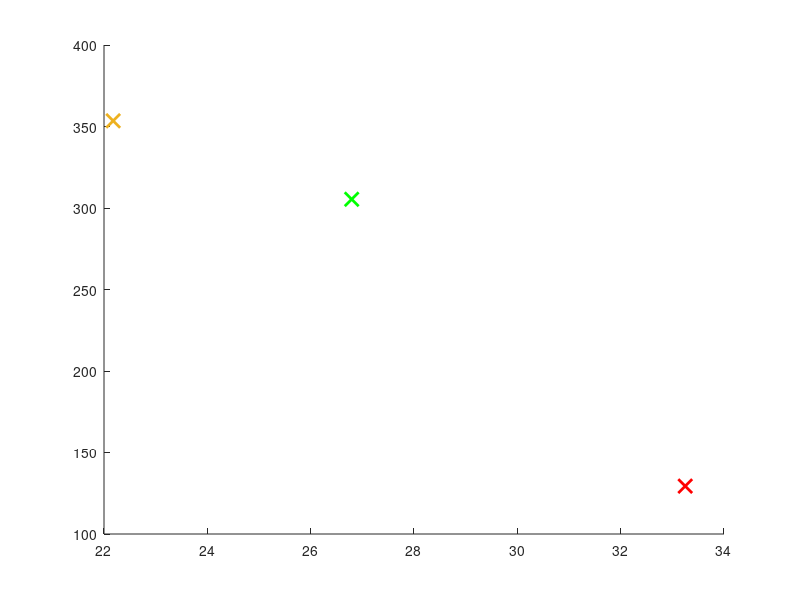

Write MATLAB code to recreate this figure. (Note: this script raises an error after producing the figure.)
clc
clear
close all

% Weight & Balance Estimation for Transport Aircraft

% Variable Definitions:
mac=7.4;
A = 8.77; %- Wing aspect ratio (unitless)
Ah = 5.8; %- Horizontal tailplane aspect ratio (unitless)
Av = 2*1.6; %- Vertical tailplane aspect ratio (unitless)
Afc = 3887.9244; %- Cargo hold floor area (ft^2), set to 0 initially, replace with actual value
Bw = 213.2; %- Wing span (ft), set to 0 initially, replace with actual value
Bh = 51; % - Horizontal tailplane span (ft)
D = 20.8; %- Maximum fuselage diameter (ft), set to 0 initially, replace with actual value
Fw = 14.7638; %- Fuselage width at horizontal tail intersection (ft), set to 0, replace as needed
HtHv = 0; % - Location of horizontal tailplane on vertical tail (0 for fuselage-mounted, 1 for T-tail)
Kbuf = 5.68; %- Factor for range; 1.02 for short ranges, 5.68 for very long ranges
Kdoor = 1; %- Door factor, 1.0 if no cargo door, 1.06 for one side cargo door, 1.12 for aft clamshell
Klav = 1.11; %- Lavatory factor, 1.11 for long range, 0.31 for short range, 3.9 for business jets
KLg = 1.12; % - Landing gear factor, 1.12 if fuselage mounted, 1.0 otherwise
Kmp = 1; %- Kneeling main gear factor, 1.126 for kneeling gear, 1.0 otherwise
Kng = 1.017; %- Nacelle factor, 1.017 for pylon mounted nacelle, 1.0 otherwise
Knp = 1; %- Nose gear factor, 1.15 for kneeling nose gear, 1.0 otherwise
Kr = 1; %      - Engine factor, 1.133 for reciprocating engines, 1.0 otherwise
Ktp = 1; %- Turboprop factor, 0.793 for turboprop, 1.0 otherwise
Kuht = 1; %- Factor for all-moving tail, 1.143 for all-moving, 1.0 otherwise
L = 246.063; %- Fuselage structural length (ft), to be assigned
La = 404; %       - Electrical routing distance; generators to avionics to cockpit (ft)
Lec = 266; %        - Engine controls routing distance; engine to cockpit - total if multi-engine (ft)
Lf = 264.4357; %- Total fuselage length (ft)
Lht = 106.6; %    - Length from wing aerodynamic center to horizontal tail aerodynamic center (ft)
Lm = 160; %         - Main landing gear length (inches)
Ln = 120; %         - Nose landing gear length (inches)
Lvt = 103.6; %    - Length from wing aerodynamic center to vertical tail aerodynamic center (ft)
Ky = 0.238 * Lht; % - Aircraft pitching radius of gyration, approx. 0.3*Lht (ft)
Kz = Lvt; % - Aircraft yaw radius of gyration, approx. Lvt (ft)
Nc = 12; %       - Number of crew, typically set as required by the design
Nen = 4; %     - Number of engines
Nf = 5; %     - Number of control functions, typically 4-7
Ngear = 2.85; % - Gear load ratio, typically 2.7-3 for commercial aircraft
Ngen = 5; %    - Number of generators, typically equal to Nen
Nl = 1.5 * Ngear; %    - Ultimate landing gear load factor, typically 1.5*Ngear
NLt = 17.4; %- Nacelle length (ft)
Nm = 1; % - Number of mechanical functions performed by controls, usually 0-2
Nmss = 4; %       - Number of main gear shock struts
Nmw = 16; %     - Number of main wheels
Nnw = 2; %     - Number of nose wheels
Np = 516; % - Total number of persons onboard (crew + passengers)
Nseat = 516; %- Number of seats of given type
Nt = 5; % - Total number of fuel tanks
Nw = 6.9; % - Nacelle width (ft)
Nz = 1.5*2.5; %- Ultimate load factor, typically 1.5 * limit load factor
Rkva = 50; % - Electrical system rating, usually 40-60 kVA for transports
Scs = 540; %    - Total control surface area (ft^2)
Scsw = 530; %   - Area of wing-mounted control surfaces (ft^2)
Se = 100; %    - Elevator area (ft^2)
Sf = 37027; %- Fuselage wetted area (ft^2)
Sht = 1039.8; %     - Horizontal tailplane area (ft^2)
Sn = 650; %     - Nacelle wetted area (ft^2)
Sw = 5188.2; %- Reference wing area (ft^2)
Svt = 433.6; %      - Vertical tailplane area (ft^2)
tc_root = 0.14; %- Wing root thickness-to-chord ratio
tc_rootv = 0.12; %- Vertical tailplane root thickness-to-chord ratio
Vi = 59438.7; %- Integral fuel tank volume (gal)
Vp = 0; % - Self-sealing tank volume (gal)
Vpr = 150000; %     - Volume of pressurized sections (ft^3)
Vs = 231.6; %- Landing stall speed (ft/s)
Vt = Vi +Vp; %- Total volume of fuel tanks (gal)
WAPU = 500; %- Uninstalled APU weight (lb)
Wc = 0; % - Maximum cargo weight (lb)
Wdg = 779200; % - Design gross weight (lb)
Wen = 13552; %- Engine weight (lb)
Wenc = 19841.6; %- Weight of engine and contents (lb)
Wl = Wdg * 0.85; %- Landing design gross weight (lb)
Wseat = 13; %- Weight of single seat (lb)
Wuav = 1100; % - Uninstalled avionics weight, typically 800-1400 lb
lambda = 0.25; %- Wing taper ratio
Lambda = 0.464; %- Wing quarter chord sweep angle (radians)
Lambda_ht = 0.26; %- Horizontal tailplane quarter chord sweep (radians)
Lambda_vt = 0.26; %- Vertical tailplane quarter chord sweep (radians)
g = 32.18504;
Iy = Wdg * Ky ^ 2 / g; %- Pitching moment of inertia (lb*ft^2), approximated as Wo*Ky^2/g
Kws = 0.75 * ((1 + 2 * lambda) / (1 + lambda)) * Bw * tan(Lambda) / L; % - Wing sweep factor, calculated as 0.75 * [(1 + 2*lambda)/(1 + lambda)] * Bw * tan(Lambda) / L

% % Default values for unspecified variables (set to zero, modify as needed):
% A = 0; % Wing aspect ratio
% Ah = 0; % Horizontal tailplane aspect ratio
% Av = 0; % Vertical tailplane aspect ratio
% Bw = 0; % Wing span in ft
% D = 0; % Fuselage diameter in ft
% % ... Continue initializing all variables used in equations as above

% Begin Calculations
% 1. Aircraft Wing Weight
% Wdg = 0; % Design gross weight, replace with actual value
% Nz = 0; % Ultimate load factor, typically 1.5 * limit load factor
% Sw = 0; % Reference wing area, replace with actual value
% A = 0; % Aspect ratio of the wing
% lambda = 0; % Wing taper ratio
% Scsw = 0; % Area of wing-mounted control surfaces
% Lambda = 0; % Wing quarter chord sweep (radians)
% tc_root = 0; % Wing root thickness-to-chord ratio


% Equation for Wing Weight (Ww)
CGw = 35; % Wing CG location (m)
Zw = -1.83;
Ww = 1.05 * (0.78 * 0.0051 * (Wdg * Nz) ^ 0.557 * Sw ^ 0.649 * A ^ 0.5 * (1 + lambda) ^ 0.1 * ...
    Scsw ^ 0.1 )/ (cos(Lambda) * (tc_root) ^ 0.4); % Wing Weight
% Comment: Replace variables with actual values as needed.

% engine weight
CGeng = CGw - 0.7;
Zeng = -4.5;
W_engines = Nen * Wen;

% 2. Horizontal Tailplane Weight (Wht)
% Kuht = 1; % Factor for all-moving tail, typically 1.143 for all-moving, 1.0 otherwise
% Sht = 0; % Horizontal tailplane area in ft^2
% Ky = 0; % Aspect ratio of the horizontal tail
% Fw = 0; % Fuselage width at horizontal tail intersection
% Bh = 0; % Horizontal tailplane span in ft
% Lht = 0; % Length from wing aerodynamic center to horizontal tail aerodynamic center
% Lambda_ht = 0; % Horizontal tail quarter-chord sweep (radians)
CGht = 72.1;
Zht = 1.55;
Wht = 1.05 * 0.75 * 0.0379 * Kuht * Wdg ^ 0.639 * Nz ^ 0.1 * Sht ^ 0.75 * Ky ^ 0.704 * ...
    Ah ^ 0.166 * (1 + Se / Sht) ^ 0.1 / ((1 + Fw / Bh) ^ 0.25 * Lht * cos(Lambda_ht));
% Comment: Replace with actual values for Wht calculation.

% 3. Vertical Tailplane Weight (Wvt)
% HtHv = 0; % Location factor, 0.0 for fuselage mounted, 1.0 for T-tail
% Svt = 0; % Vertical tailplane area in ft^2
% Av = 0; % Vertical tailplane aspect ratio
% Lvt = 0; % Length from wing aerodynamic center to vertical tail aerodynamic center
% Lambda_vt = 0; % Vertical tail quarter-chord sweep (radians)
% tc_rootv = 0; % Vertical tail root thickness-to-chord ratio
CGvt = 71.1;
Zvt = 4.64;
Wvt = 1.05 * 0.75 * 0.0026 * (1 + HtHv) ^ 0.225 * Wdg ^ 0.556 * Nz ^ 0.536 * Svt ^ 0.5 * ...
    Kz ^ 0.875 * Av ^ 0.35 / (Lvt ^ 0.5 * cos(Lambda_vt) * (tc_rootv) ^ 0.5);
% Comment: Replace variables for accurate vertical tail weight estimation.

% Continue defining
% Continue defining remaining equations based on the document

% 4. Fuselage Weight (Wfus)
% Sf = 0; % Fuselage wetted area (ft^2)
% L_D = 0; % Lift-to-drag ratio, typically 10-20 for transport aircraft
CGfus = L * 0.435 / 3.281;
Zfus = 0;
Wfus = 1.05 * 0.85 * 0.3280 * Kdoor * KLg * (Wdg * Nz) ^ 0.5 * L ^ 0.25 * Sf ^ 0.302 * ...
    (1 + Kws) ^ 0.04 * (L/D) ^ 0.1;
% Comment: Replace variables with actual values for fuselage weight.

% 5. Main Landing Gear Weight (Wmlg)
% Lm = 0; % Main landing gear length (inches)
% Nmss = 0; % Number of main gear shock struts
% Nmw = 0; % Number of main wheels
% Vs = 0; % Landing stall speed (ft/s)
CGmlg = 43;
Zmlg = -6.33;
Wmlg = 1.05 * 0.88 * 0.0106 * Kmp * Wl ^ 0.888 * Nl ^ 0.25 * Lm ^ 0.4 *Nmw^0.321 * Vs ^ 0.1 / (Nmss ^ 0.5);
% Comment: Replace values for main landing gear weight.

% 6. Nose Landing Gear Weight (Wnlg)
% Ln = 0; % Nose landing gear length (inches)
% Nnw = 0; % Number of nose wheels
CGnlg = 7;
Znlg = -6.33;
Wnlg = 1.05 * 0.88 * 0.032 * Knp * Wl ^ 0.646 * Nl ^ 0.2 * Ln ^ 0.5 * Nnw ^ 0.45;
% Comment: Replace variables with actual values for nose landing gear weight.

% 7. Nacelle Weight (Winl)
% NLt = 0; % Nacelle length (ft)
% Nw = 0; % Nacelle width (ft)
% Wenc = 0; % Weight of engine and contents (lb)
% Sn = 0; % Nacelle wetted area (ft^2)
CGinl = CGw - 1.4;
Zinl = Zeng;
Winl = 1.05 * 0.85 * 0.6724 * Kng * NLt ^ 0.1 * Nw ^ 0.294 * Nz ^ 0.119 * Wenc ^ 0.611 *Nen^0.984* Sn ^ 0.224;
% Comment: Replace values for nacelle weight.

% 8. Engine Controls Weight (Wec)
% Lec = 0; % Engine control routing distance (ft)
CGec = CGeng;
Zec = Zeng;
Wec = 5 * Nen + 0.8 * Lec;
% Comment: Weight of engine controls; set Nen and Lec as needed.

% 9. Engine Starter Weight (Wes)
% Wen = 0; % Engine weight (lb)
CGes = CGeng;
Zes = Zeng;
Wes = 49.19 * (Nen * Wen / 1000) ^ 0.541;
% Comment: Engine starter weight; specify engine weight and number of engines.

% 10. Fuel System Weight (Wfs)
% Vt = 0; % Total volume of fuel tanks (gal)
% Nt = 0; % Number of fuel tanks
% Vp = 0; % Self-sealing tank volume (gal)
% Vi = 0; % Integral fuel tank volume (gal)
CGfs = CGeng + 0.1;
Zfs = -2.01;
Wfs = 2.405 * Vt ^ 0.606 * Nt ^ 0.5 * (1 + Vp / Vt) / (1 + Vi / Vt);
% Comment: Fuel system weight; define fuel volumes and tank counts.

% 11. Flight Controls Weight (Wfc)
% Scs = 0; % Total control surface area (ft^2)
% Iy = 0; % Pitching moment of inertia (lb*ft^2), usually ≈ Wdg * Ky^2 / g
% Nm = 0; % Number of mechanical functions performed by controls
CGfc = 50;
Zfc = -1;
Wfc = 145.9 * Nf ^ 0.554 * Scs ^ 0.2 * (Iy * 1e-6) ^ 0.07 / (1 + Nm / Nf);
% Comment: Flight controls weight; specify control surface area and inertia.

% 12. Installed APU Weight (WAPUinst)
% WAPU = 0; % Uninstalled APU weight (lb)
CGapu = 75;
Zapu = 1.34;
WAPUinst = 2.2 * WAPU;
% Comment: Installed APU weight; specify WAPU.

% 13. Instruments Weight (Winstr)
% Kr = 1; % Engine type factor, 1.133 for reciprocating engines, 1.0 otherwise
% Ktp = 1; % Turboprop factor, 0.793 for turboprop, 1.0 otherwise
CGinstr = 4;
Zinstr = 0;
Winstr = 4.509 * Kr * Ktp * Nc ^ 0.541 * Nen * (Lf + Bw) ^ 0.5;
% Comment: Instrument weight; define factors, number of crew, and dimensions.

% 14. Hydraulic System Weight (Whydr)
CGhydr = 50;
Zhydr = -1;
Whydr = 0.2673 * Nf * (Lf + Bw) ^ 0.937;
% Comment: Hydraulic system weight; replace Nf, Lf, Bw as needed.

% 15. Electrical System Weight (Wel)
% Rkva = 0; % System electrical rating (kVA)
CGel = 45;
Zel = -1;
Wel = 7.291 * Rkva ^ 0.782 * La ^ 0.346 * Ngen ^ 0.1;
% Comment: Electrical system weight; set electrical rating and routing distance.

% 16. Avionics Weight (Wav)
% Wuav = 0; % Uninstalled avionics weight, typically 800-1400 lb
CGav = 5;
Zav = 0;
Wav = 1.73 * Wuav ^ 0.983;
% Comment: Avionics weight; specify Wuav.

% 17. Furnishings Weight (Wfurn)
% Nseat = 0; % Number of seats
% Wseat = 0; % Weight of single seat, e.g., 60 lb for flight deck, 32 lb for passenger
% Klav = 0; % Lavatory factor
% Kbuf = 0; % Buffer factor for furnishings
CGfurn = CGfus;
Zfurn = 1;
Wfurn = 0.0577 * Nc ^ 0.1 * Wc ^ 0.393 * Sf ^ 0.75 + Nseat * Wseat + Klav * Np ^ 1.33 + Kbuf * Np ^ 1.12;
% Comment: Furnishings weight; define seating and comfort parameters.

% 18. Air-Conditioning Weight (Wac)
% Vpr = 0; % Volume of pressurized sections (ft^3)
CGac = CGfus;
Zac = 2.5;
Wac = 62.36 * Np ^ 0.25 * (Vpr * 1e-3) ^ 0.604 * Wuav ^ 0.1;
% Comment: Air-conditioning weight; specify volumes and number of persons.

% 19. Anti-Icing System Weight (Wai)
CGai = CGw - 1;
Zai = Zw;
Wai = 0.002 * Wdg;
% Comment: Anti-icing system weight; set Wdg.

% 20. Handling Gear Weight (Whg)
CGwhg = 0;
Whg_civilian = 0; % Civilian handling gear weight
% Afc = 0; % Cargo hold floor area (ft^2)
CGmil = 35;
Whg_military = 0; % Military handling gear weight

% add thrust reverser effects
W_engines = W_engines + 0.3 * Winl;

% Final output
% Display calculated weights for verification:
disp(['Wing Weight (Ww): ', num2str(Ww*0.453592)]);
disp(['Horizontal Tailplane Weight (Wht): ', num2str(Wht*0.453592)]);
disp(['Vertical Tailplane Weight (Wvt): ', num2str(Wvt*0.453592)]);
disp(['Fuselage Weight (Wfus): ', num2str(Wfus*0.453592)]);
disp(['Main Landing Gear Weight (Wmlg): ', num2str(Wmlg*0.453592)]);
disp(['Nose Landing Gear Weight (Wnlg): ', num2str(Wnlg*0.453592)]);
disp(['Nacelle Weight (Winl): ', num2str(Winl*0.453592)]);
disp(['Engine Controls Weight (Wec): ', num2str(Wec*0.453592)]);
disp(['Engine Starter Weight (Wes): ', num2str(Wes*0.453592)]);
disp(['Fuel System Weight (Wfs): ', num2str(Wfs*0.453592)]);
disp(['Flight Controls Weight (Wfc): ', num2str(Wfc*0.453592)]);
disp(['Installed APU Weight (WAPUinst): ', num2str(WAPUinst*0.453592)]);
disp(['Instruments Weight (Winstr): ', num2str(Winstr*0.453592)]);
disp(['Hydraulic System Weight (Whydr): ', num2str(Whydr*0.453592)]);
disp(['Electrical System Weight (Wel): ', num2str(Wel*0.453592)]);
disp(['Avionics Weight (Wav): ', num2str(Wav*0.453592)]);
disp(['Furnishings Weight (Wfurn): ', num2str(Wfurn*0.453592)]);
disp(['Air-Conditioning Weight (Wac): ', num2str(Wac*0.453592)]);
disp(['Anti-Icing System Weight (Wai): ', num2str(Wai*0.453592)]);
disp(['Civilian Handling Gear Weight (Whg_civilian): ', num2str(Whg_civilian*0.453592)]);
disp(['Military Handling Gear Weight (Whg_military): ', num2str(Whg_military*0.453592)]);
disp(['Engine Weight (W_engines): ', num2str(W_engines*0.453592)]);

% get total weight
Wtotal = Ww + Wht + Wvt + Wfus + Wmlg + Wnlg + Winl + Wec + Wes + Wfs + ...
    Wfc + WAPUinst + Winstr + Whydr + Wel + Wav + Wfurn + Wac + Wai + ...
    Whg_civilian + Whg_military + W_engines;

Wtotal_tons = Wtotal / 2204;
disp(Wtotal_tons)

disp(['Total Weight (empty): ', num2str(Wtotal_tons), ' tons']);

% get cg
CGtotal = (Ww * CGw + Wht * CGht + Wvt * CGvt + Wfus * CGfus + Wmlg * CGmlg + ...
    Wnlg * CGnlg + Winl * CGinl + Wec * CGec + Wes * CGes + Wfs * CGfs + ...
    Wfc * CGfc + WAPUinst * CGapu + Winstr * CGinstr + Whydr * CGhydr + ...
    Wel * CGel + Wav * CGav + Wfurn * CGfurn + Wac * CGac + Wai * CGai + ...
    Whg_civilian * CGwhg + Whg_military * CGmil + W_engines * CGeng) / Wtotal;

disp(['Total x_cg (empty): ', num2str(CGtotal), ' m']);

% get z center of gravity

ZCGtotal = (Ww * Zw + Wht * Zht + Wvt * Zvt + Wfus * Zfus + Wmlg * Zmlg + ...
    Wnlg * Znlg + Winl * Zinl + Wec * Zec + Wes * Zes + Wfs * Zfs + ...
    Wfc * Zfc + WAPUinst * Zapu + Winstr * Zinstr + Whydr * Zhydr + ...
    Wel * Zel + Wav * Zav + Wfurn * Zfurn + Wac * Zac + Wai * Zai) / Wtotal;

disp(['Total z_cg (empty): ', num2str(ZCGtotal), ' m']);

% add fuel, pax, luggage
Wfuel = 176; % tons
Wpax = 38.7; % tons
Wluggage = 9.42; % tons

Wtotal_full = Wtotal_tons + Wfuel + Wpax + Wluggage;
disp(['Total Weight (full): ', num2str(Wtotal_full), ' tons']);


% get cg
CGfuel = CGfs; % m
CGpax = CGfus; % m
CGluggage = CGfus; % m
Zfuel = Zfs;
Zpax = 0.5;
Zluggage = -0.5;


%==================== FUEL TANK DISTRIBUTION ==============================
CG_iwtank = CGw - 39.6 + 36.553; % inner wing tank xcg (m)
CG_ftank = CGw - 39.6 + 33.39 + 5; % fuselage tank xcg (m)
CG_owtank = CGw - 39.6 + 42.01; % outer wing tank xcg (m)
CG_trimtank = 73; % trim tank xcg (m)

W_iwtank = 55.5; % inner wing tank fuel mass (tons)
W_ftank = 44.2; % fuselage tank fuel mass (tons)
W_owtank = 76.4; % outer wing tank fuel mass (tons)
W_trimtank = 0; % trim tank fuel mass (tons)

CG_fore = (CG_iwtank * W_iwtank + CG_ftank * W_ftank) / (W_iwtank + W_ftank);
W_fore = (W_iwtank + W_ftank);

CGfuel = (CG_iwtank * W_iwtank + CG_ftank * W_ftank + CG_owtank *...
    W_owtank + CG_trimtank * W_trimtank) / (W_iwtank + W_ftank...
    + W_owtank + W_trimtank);

CG_fuelled_front = (Wtotal_tons * CGtotal + W_fore * CG_fore + Wpax...
    * CGpax + Wluggage * CGluggage) / (Wtotal_tons + W_fore + Wpax + Wluggage);

CG_fuelled_aft = (Wtotal_tons * CGtotal + W_owtank * CG_owtank + Wpax...
    * CGpax + Wluggage * CGluggage) / (Wtotal_tons + W_owtank + Wpax + Wluggage);

CGtotal_full = (Wtotal_tons * CGtotal + (Wfuel+W_trimtank) .* CGfuel + Wpax * CGpax...
    + Wluggage * CGluggage) ./ (Wtotal_full + W_trimtank);
disp(['Total CG (full): ', num2str(CGtotal_full), ' m']);

CGempty_trimtank = (Wtotal_tons * CGtotal + W_trimtank * CG_ftank)...
    / (Wtotal_tons + W_trimtank);

zCGtotal_full = (Wtotal_tons * ZCGtotal + Wfuel * Zfuel + Wpax * Zpax...
    + Wluggage * Zluggage) / (Wtotal_full + W_trimtank);
disp(['Total z_cg (full): ', num2str(zCGtotal_full), ' m']);

%plotting the CG envelope

%%cruise start
W_cruise_start= Wtotal_tons + 0.97*0.985*Wfuel + Wpax + Wluggage;
CG_cruise_start= (Wtotal_tons * CGtotal + 0.97*0.985*Wfuel * CGfuel + Wpax...
    * CGpax + Wluggage * CGluggage) / W_cruise_start;
disp(['Total CG (cruise start): ', num2str(CG_cruise_start), ' m']); %operational region

%%with passengers
W_owtank_remaining=  W_owtank - (Wfuel-( 0.97*0.985* Wfuel));
W_cruise_start_fore= Wtotal_tons + W_owtank_remaining + Wpax + Wluggage + W_trimtank + W_fore;
CG_cruise_start_fore= (Wtotal_tons * CGtotal + (W_owtank_remaining * CG_owtank) + W_iwtank * CG_iwtank +(W_ftank * CG_ftank) + Wpax * CGpax + Wluggage * CGluggage) / W_cruise_start_fore;
disp(['Total CG (cruise start fore): ', num2str(CG_cruise_start_fore), ' m']); %assuming asymmetric fuel burn

W_iwtank_remaining= W_iwtank - (Wfuel-(0.97*0.985* Wfuel));
W_cruise_start_aft = Wtotal_tons + Wpax + Wluggage + W_trimtank + W_iwtank_remaining + W_owtank + W_ftank;
CG_cruise_start_aft= (Wtotal_tons * CGtotal + W_iwtank_remaining*CG_iwtank + W_owtank * CG_owtank + W_ftank * CG_ftank + Wpax * CGpax + Wluggage * CGluggage) / W_cruise_start_aft;
disp(['Total CG (cruise start aft): ', num2str(CG_cruise_start_aft), ' m']); %assuming asymmetric fuel burn

%%without passengers
W_owtank_remaining=  W_owtank - (Wfuel-( 0.97*0.985* Wfuel));
W_cruise_start_fore_nopax= Wtotal_tons + W_owtank_remaining + W_trimtank + W_fore;
CG_cruise_start_fore_nopax= (Wtotal_tons * CGtotal + (W_owtank_remaining * CG_owtank) + W_iwtank * CG_iwtank +(W_ftank * CG_ftank) )/ W_cruise_start_fore_nopax;
disp(['Total CG (cruise start fore_nopax): ', num2str(CG_cruise_start_fore_nopax), ' m']); %assuming asymmetric fuel burn

W_iwtank_remaining= W_iwtank - (Wfuel-(0.97*0.985* Wfuel));
W_cruise_start_aft_nopax = Wtotal_tons + W_trimtank + W_iwtank_remaining + W_owtank + W_ftank;
CG_cruise_start_aft_nopax= (Wtotal_tons * CGtotal + W_iwtank_remaining*CG_iwtank + W_owtank * CG_owtank + W_ftank * CG_ftank) / W_cruise_start_aft_nopax;
disp(['Total CG (cruise start aft_nopax): ', num2str(CG_cruise_start_aft_nopax), ' m']); %assuming asymmetric fuel burn


%%End of cruise
W_cruise_end= Wtotal_tons + 0.97*0.985*0.6225*Wfuel + Wpax + Wluggage;
CG_cruise_end= (Wtotal_tons * CGtotal + 0.97*0.985*0.6225*Wfuel * CGfuel...
    + Wpax * CGpax + Wluggage * CGluggage) / W_cruise_end;
disp(['Total CG (cruise end): ', num2str(CG_cruise_end), ' m']);

%%with passengers
W_owtank_leftend= W_owtank - (Wfuel-(0.97*0.985*0.6225*Wfuel)); %all outerwing used up
W_cruise_end_fore= Wtotal_tons + W_owtank_leftend + Wpax + Wluggage+ W_trimtank +W_fore ;
CG_cruise_end_fore= (Wtotal_tons * CGtotal + W_owtank_leftend*CG_owtank + W_iwtank*CG_iwtank + W_ftank*CG_ftank + Wpax * CGpax + Wluggage * CGluggage) / W_cruise_end_fore;
disp(['Total CG (cruise end fore): ', num2str(CG_cruise_end_fore), ' m']);

W_iwtank_leftend= 0;
W_ftank_leftend = abs(W_iwtank - (Wfuel-(0.97*0.985*0.6225* Wfuel))) ;
W_cruise_end_aft = Wtotal_tons + Wpax + Wluggage + W_trimtank + W_iwtank_leftend + W_owtank + W_ftank_leftend;
CG_cruise_end_aft= (Wtotal_tons * CGtotal + W_iwtank_leftend*CG_iwtank + W_owtank * CG_owtank + W_ftank_leftend * CG_ftank + Wpax * CGpax + Wluggage * CGluggage) / W_cruise_end_aft;
disp(['Total CG (cruise end aft): ', num2str(CG_cruise_end_aft), ' m']); %assuming asymmetric fuel burn

%%without passengers
W_owtank_leftend_nopax= W_owtank - (Wfuel-(0.97*0.985*0.6225*Wfuel)); %all outerwing used up
W_cruise_end_fore_nopax= Wtotal_tons + W_owtank_leftend_nopax + W_trimtank +W_fore ;
CG_cruise_end_fore_nopax= (Wtotal_tons * CGtotal + W_owtank_leftend*CG_owtank + W_iwtank*CG_iwtank + W_ftank*CG_ftank) / W_cruise_end_fore_nopax;
disp(['Total CG (cruise end fore no pax): ', num2str(CG_cruise_end_fore_nopax), ' m']);

W_iwtank_leftend_nopax= 0;
W_ftank_leftend_nopax= abs(W_iwtank - (Wfuel-(0.97*0.985*0.6225* Wfuel))) ;
W_cruise_end_aft_nopax = Wtotal_tons + W_trimtank + W_iwtank_leftend_nopax + W_owtank + W_ftank_leftend_nopax;
CG_cruise_end_aft_nopax= (Wtotal_tons * CGtotal + W_iwtank_leftend_nopax*CG_iwtank + W_owtank * CG_owtank + W_ftank_leftend_nopax * CG_ftank) / W_cruise_end_aft_nopax;
disp(['Total CG (cruise end aft): ', num2str(CG_cruise_end_aft_nopax), ' m']); %assuming asymmetric fuel burn

Wtotal_nofuel= Wtotal_tons + Wpax + Wluggage; 
disp(['Total Weight (no fuel): ', num2str(Wtotal_nofuel), ' tons']);
CGtotal_nofuel = (Wtotal_tons * CGtotal + Wpax * CGpax + Wluggage * CGluggage) / Wtotal_nofuel;
disp(['Total CG (no fuel): ', num2str(CGtotal_nofuel), ' m']);

W_fuel_nopass= Wtotal_tons + Wfuel + W_trimtank;
CG_fuel_nopass = (Wtotal_tons * CGtotal + (Wfuel + W_trimtank) * CGfuel) / W_fuel_nopass;

% figure
% plot(W_trimtank, abs(CGfuel-CGtotal_nofuel), LineWidth=2)
% xlabel('trim tank mass (Kg)')
% ylabel('difference between cg with no fuel and cg full')

LE_mac = CGw - (1/4)*mac;
figure
% Set marker size
marker_size = 100;
line_width = 2;

% Plot scatter points with unique bright colors
cruise_end_cg =[((CG_cruise_end_aft_nopax-LE_mac)/mac)*100,((CG_cruise_end_fore_nopax-LE_mac)/mac)*100,((CG_cruise_end_fore-LE_mac)/mac)*100, ((CG_cruise_end-LE_mac)/mac)*100, ((CG_cruise_end_aft-LE_mac)/mac)*100, ((CG_cruise_end_aft_nopax-LE_mac)/mac)*100];
weights_cruise_end = [ W_cruise_end_aft_nopax,W_cruise_end_fore_nopax,W_cruise_end_fore, W_cruise_end,   W_cruise_end_aft,  W_cruise_end_aft_nopax];



scatter(((CGtotal-LE_mac)/mac)*100, Wtotal_tons, marker_size, 'r', 'x', 'LineWidth', line_width); % Empty weight
hold on
scatter(((CG_fuel_nopass-LE_mac)/mac)*100, W_fuel_nopass, marker_size, 'g', 'x', 'LineWidth', line_width); % Fuel, no passengers
scatter(((CGtotal_full-LE_mac)/mac)*100, Wtotal_full, marker_size, "black", 'x', 'LineWidth', line_width)
xline(((CG_fuelled_aft-LE_mac)/mac)*100, '--', 'Aft CG Limit'); % Aft CG limit
xline(((CG_fuelled_front-LE_mac)/mac)*100, '--', 'Front CG Limit'); % Front CG limit
fill(cruise_end_cg, weights_cruise_end, 'cyan')
scatter(((CG_cruise_start-LE_mac)/mac)*100, W_cruise_start, marker_size, 'b', 'x', 'LineWidth', line_width); % Cruise start
scatter(((CG_cruise_start_fore-LE_mac)/mac)*100, W_cruise_start_fore, marker_size, 'c', 'x', 'LineWidth', line_width); % Cruise start forward
scatter(((CG_cruise_start_fore_nopax-LE_mac)/mac)*100, W_cruise_start_fore_nopax, marker_size, 'm', 'x', 'LineWidth', line_width); % Cruise start forward, no pax
scatter(((CG_cruise_start_aft-LE_mac)/mac)*100, W_cruise_start_aft, marker_size, 'y', 'x', 'LineWidth', line_width); % Cruise start aft
scatter(((CG_cruise_start_aft_nopax-LE_mac)/mac)*100, W_cruise_start_aft_nopax, marker_size, [0.5, 0.2, 0.8], 'x', 'LineWidth', line_width); % Cruise start aft, no pax
scatter(((CG_cruise_end-LE_mac)/mac)*100, W_cruise_end, marker_size, [0.2, 0.7, 0.3], 'x', 'LineWidth', line_width); % Cruise end
scatter(((CG_cruise_end_fore-LE_mac)/mac)*100, W_cruise_end_fore, marker_size, [0.9, 0.4, 0.1], 'x', 'LineWidth', line_width); % Cruise end forward
scatter(((CG_cruise_end_fore_nopax-LE_mac)/mac)*100, W_cruise_end_fore_nopax, marker_size, [0.3, 0.6, 0.9], 'x', 'LineWidth', line_width); % Cruise end forward, no pax
scatter(((CG_cruise_end_aft-LE_mac)/mac)*100, W_cruise_end_aft, marker_size, [0.7, 0.2, 0.1], 'x', 'LineWidth', line_width); % Cruise end aft
scatter(((CG_cruise_end_aft_nopax-LE_mac)/mac)*100, W_cruise_end_aft_nopax, marker_size, [0.4, 0.8, 0.2], 'x', 'LineWidth', line_width); % Cruise end aft, no pax


% Add weight lines
yline(Wtotal_full + W_trimtank, '--k', 'MTOW'); % Maximum takeoff weight
yline(Wtotal_tons, '--k', 'Empty Weight'); % Empty weight

% Add legend
legend({'Empty Weight', 'Fuel (No Passengers)', 'Full CG','Aft CG Limit', 'Front CG Limit','', ...
    'Cruise Start', 'Cruise Start Forward', 'Cruise Start Forward (No Pax)', ...
    'Cruise Start Aft', 'Cruise Start Aft (No Pax)', 'Cruise End', ...
    'Cruise End Forward', 'Cruise End Forward (No Pax)', 'Cruise End Aft', ...
    'Cruise End Aft (No Pax)', 'MTOW', 'Empty Weight'}, ...
    'Location', 'bestoutside');


% figure
% % scatter(((CGtotal-LE_mac)/mac)*100, Wtotal_tons,'cyan') %empty weight
% hold on
% scatter(CG_cruise_end, W_cruise_end, 'blue')
% scatter(CGtotal_nofuel, Wtotal_nofuel, 'red')
% scatter(CGtotal_full, Wtotal_full, 'magenta')
% legend("Cruise Start", "Cruise End", "0% Fuel", "100% Fuel")


% get Iyy using sum(Iyy) = sum(m * (x - x_cg)^2)
Iyy = Ww * (CGw - CGtotal)^2 + Wht * (CGht - CGtotal)^2 + Wvt * (CGvt - CGtotal)^2 + ...
    Wfus * (CGfus - CGtotal)^2 + Wmlg * (CGmlg - CGtotal)^2 + Wnlg * (CGnlg - CGtotal)^2 + ...
    Winl * (CGinl - CGtotal)^2 + Wec * (CGec - CGtotal)^2 + Wes * (CGes - CGtotal)^2 + ...
    Wfs * (CGfs - CGtotal)^2 + Wfc * (CGfc - CGtotal)^2 + WAPUinst * (CGapu - CGtotal)^2 + ...
    Winstr * (CGinstr - CGtotal)^2 + Whydr * (CGhydr - CGtotal)^2 + Wel * (CGel - CGtotal)^2 + ...
    Wav * (CGav - CGtotal)^2 + Wfurn * (CGfurn - CGtotal)^2 + Wac * (CGac - CGtotal)^2 + ...
    Wai * (CGai - CGtotal)^2 + Whg_civilian * (CGwhg - CGtotal)^2 + Whg_military * (CGmil - CGtotal)^2 + ...
    W_engines * (CGeng - CGtotal)^2 + Wfuel * (CGfuel - CGtotal_full)^2 + ...
    Wpax * (CGpax - CGtotal_full)^2 + Wluggage * (CGluggage - CGtotal_full)^2 + ...
    (1/(12 * 3.208^2)) * Wfus * (1.5 * D^2 + L^2);

% convert from lb*m^2 to kg*m^2
Iyy = Iyy * 0.453592;

disp(['Iyy: ', num2str(Iyy), ' kg*m^2']);
